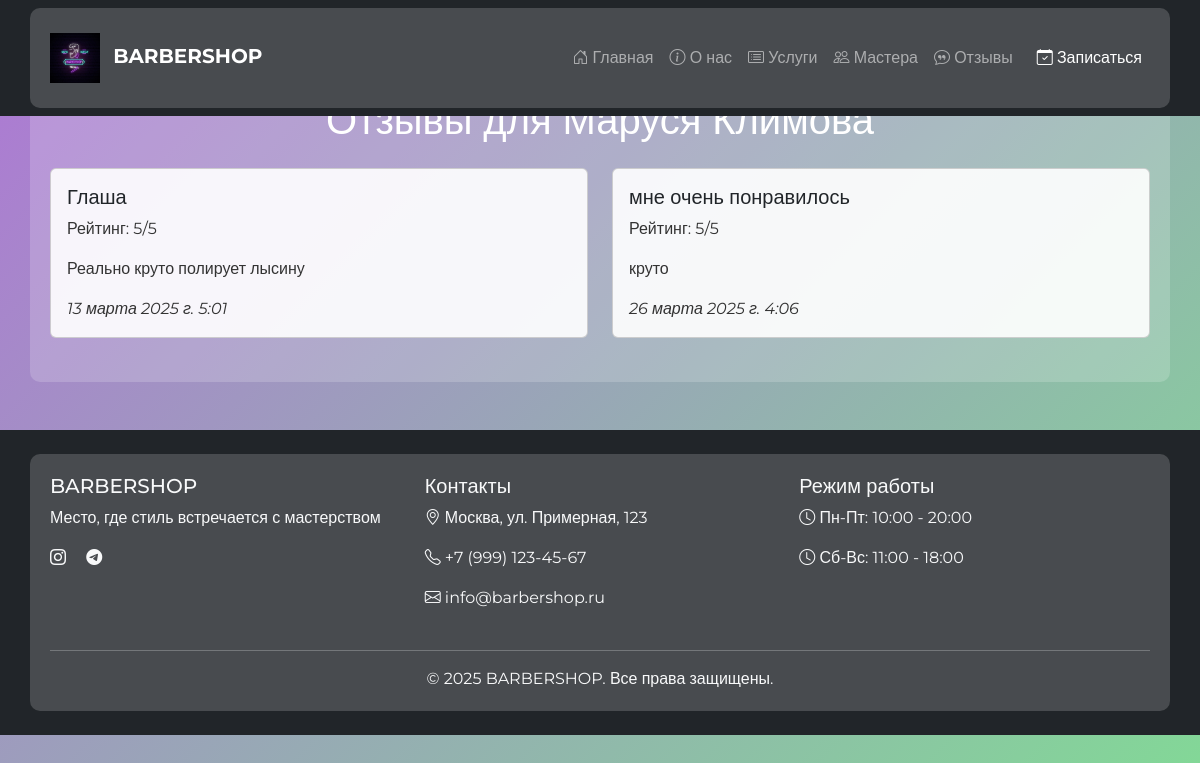
/master_reviews/1/, run on an earlier commit of the app's database.
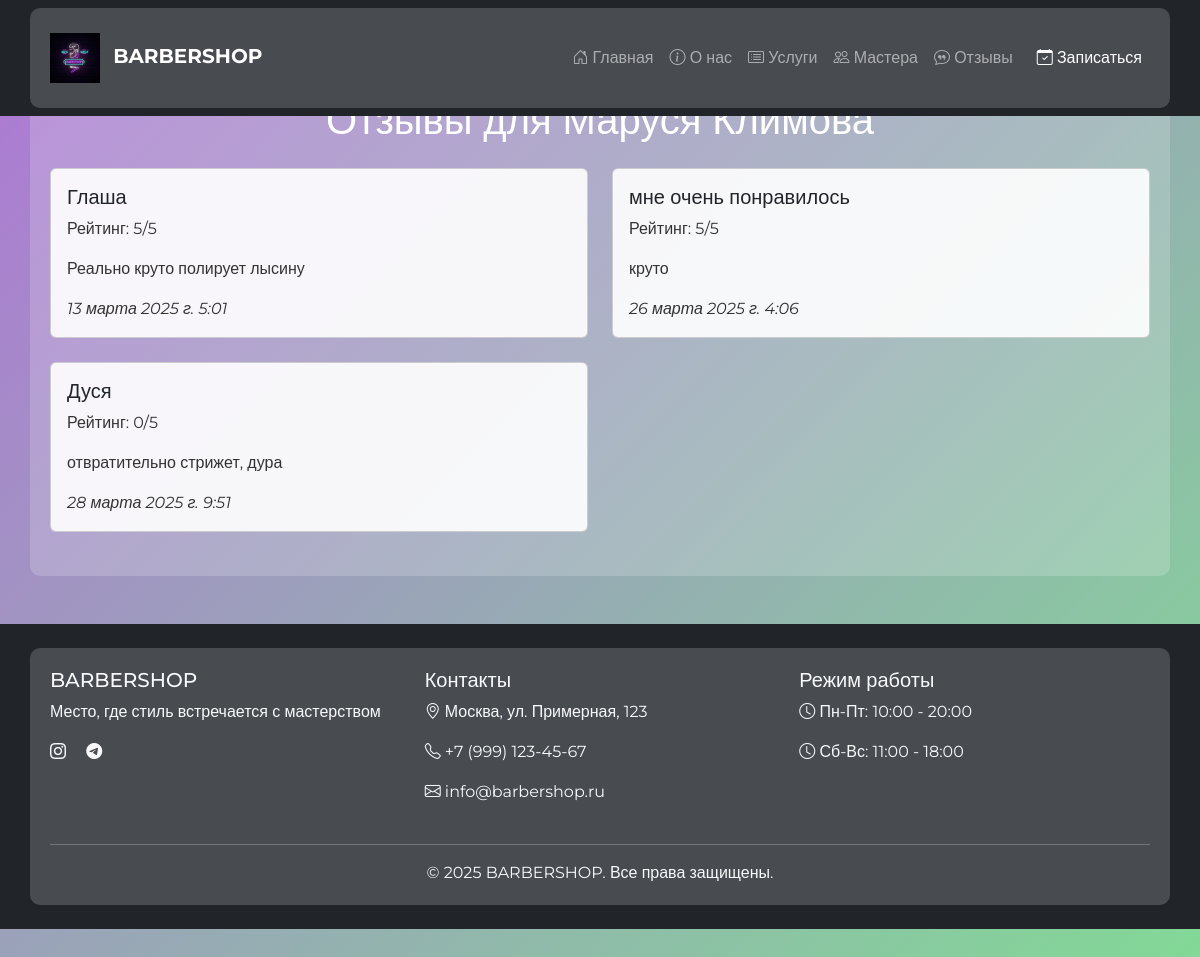
And on a later commit of the database.
### booking/models.py (models this page shows, shortened)
class Review(models.Model):
    master = models.ForeignKey(Master, on_delete=models.CASCADE, verbose_name="Мастер")
    client_name = models.CharField(max_length=100, verbose_name="Имя клиента")
    comment = models.TextField(max_length=500, verbose_name="Комментарий")
    rating = models.IntegerField(verbose_name="Рейтинг")
    date = models.DateTimeField(auto_now_add=True, verbose_name="Дата отзыва")
    is_approved = models.BooleanField(default=False, verbose_name="Одобрен")
    class Meta:
        verbose_name = "Отзыв"
        verbose_name_plural = "Отзывы"

### booking/views.py (the view)
# urls.py: path('master_reviews/<int:master_id>/', views.master_reviews, name='master_reviews'),
def master_reviews(request, master_id):
    master = get_object_or_404(Master, id=master_id)
    reviews = Review.objects.filter(master=master)
    return render(request, 'master_reviews.html', {'master': master, 'reviews': reviews})

### booking/templates/master_reviews.html (shortened to what this page needs)
{% extends 'base.html' %}
{% load static %}
{% block content %}
    <h1 class="text-center mb-4">Отзывы для {{ master.name }}</h1>
    <div class="row">
        {% for review in reviews %}
            <div class="col-md-6 mb-4">
                <div class="card">
                    <div class="card-body">
                        <h5 class="card-title">{{ review.client_name }}</h5>
                        <p class="card-text">Рейтинг: {{ review.rating }}/5</p>
                        <p class="card-text">{{ review.comment }}</p>
                        <p class="card-text"><em>{{ review.date }}</em></p>
                    </div>
                </div>
            </div>
        {% endfor %}
    </div>
{% endblock %}

What changed in the data, as far as the page shows it:
added Review: client_name "Дуся", rating "0", comment "отвратительно стрижет, дура", date "28 марта 2025 г. 9:51"
